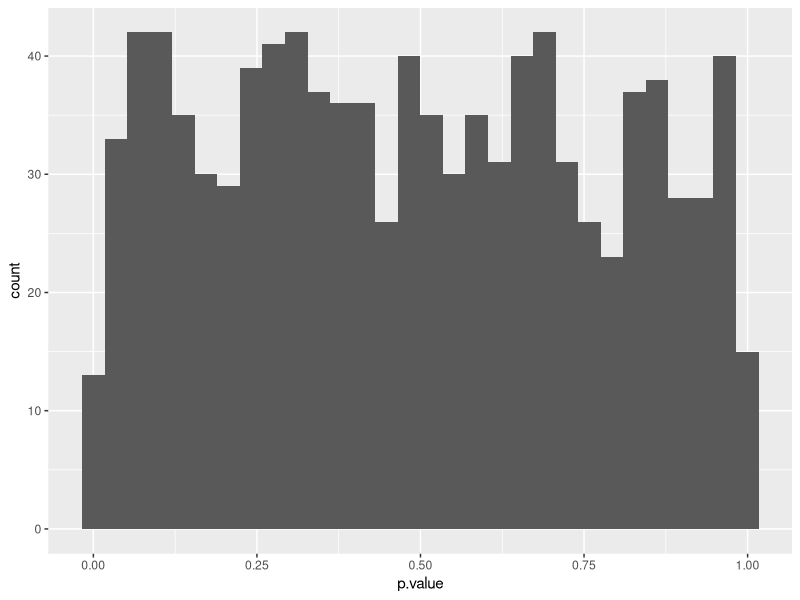
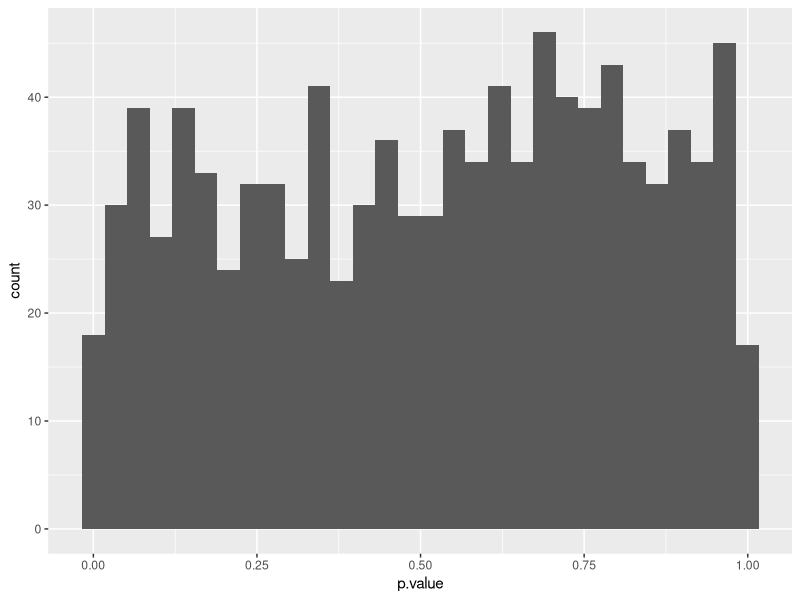
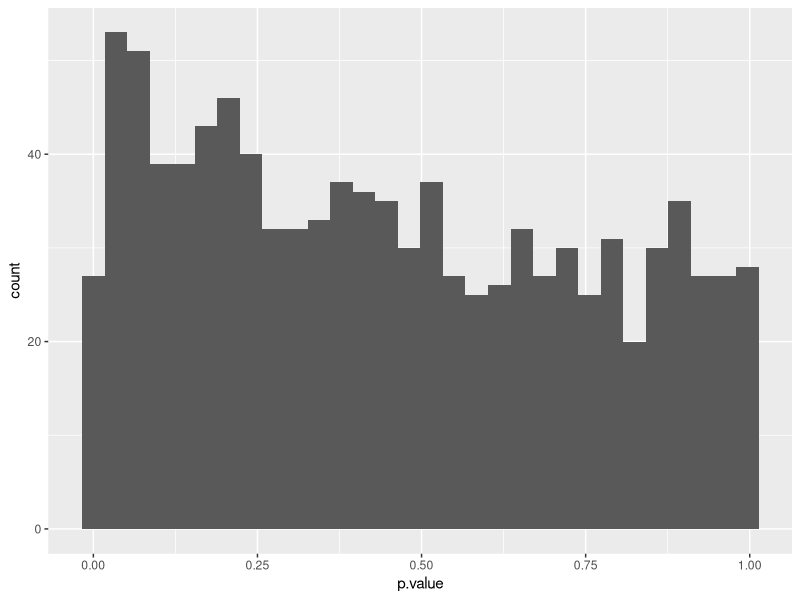
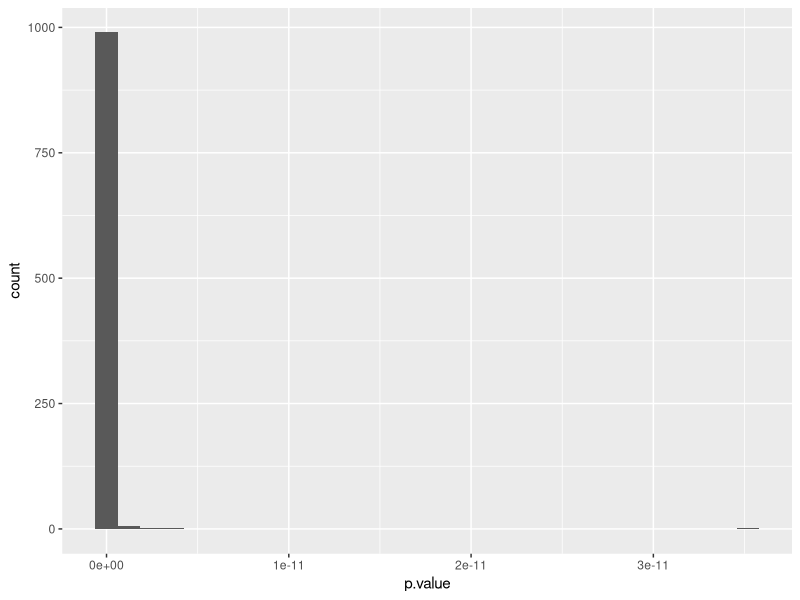

Generate these figures, in order, with R:
####Distribution of p-values####

#Random data can help explore the properties of the methods we use. In this practical we use 
#independent values from a normal distribution as the response (y). All the assumptions 
#of the linear model are met. In subsequent practicals we will test what happens 
#when these assumptions are violated.

#In this practical you will meet some new R syntax and functions, 
#specifically the pipe %>% and functions from the purrr package (in tidyverse).

#Generate the explanatory variable (x) as a sequence of values between 1 to 20, 
#and some corresponding response variable (y) from a normal distribution 
#with mean = 0 and sd = 1(use rnorm).

#Fit an ordinary least squares model between x and y
#Use anova and summary to find the effect size and the p-value.
#Now use glance and tidy from the package broom

library("tidyverse", quietly = TRUE)
library("broom")

set.seed(42)
x <- 1:20 #random nr. between 1 and 20 
y <- rnorm(20) 

mod <- lm(y ~ x)

#anova
anova(mod)

#summary
summary(mod)

#with broom: reformatting the data into a tibble 
glance(mod)
tidy(mod)


####Lots of random data####
#We want to repeat this many times to find the distribution of the p-value under 
#the null hypothesis. Use rerun from the package purrr to generate random data-sets, 
#and then pipe the data to use map to fit a model to each data-set followed by 
#map with glance

#Find the p-value of many (1000) models with random data with n = 20 
#and plot them with ggplot

rerun(.n = 1000, tibble(x = 1:20, y = rnorm(20))) %>% 
  map(~ lm(y ~ x, data = .)) %>% 
  map_df(glance) %>% 
  ggplot(aes(x = p.value)) + geom_histogram()

#not really much effect of the predictor on the response 


####How does the effect size varies with the p-value?####

#effect size: how much x is affecting y; with increasing effect you get more power 
#power: number of times you reject the null hypothesis 

#Extend the above analysis to find the distribution of p-values when there is 
#a relationship between x and y. Use rnorm(20, x * effect) where  effect is 
#the effect of x on y. Use different values of effect and plot the distribution of p-values.

rerun(.n = 1000, tibble(x = 1:20, y = rnorm(20, x * 0.0001))) %>% 
  map(~ lm(y ~ x, data = .)) %>% 
  map_df(glance) %>% 
  ggplot(aes(x = p.value)) + geom_histogram()

#predictor has a very low effect on the response (0.0001): p-values quite linear,
#less likely that there is a relationship between x and y 


####Different sample size####

#See the effect of different sample sizes on the effect sizes and p-value distributions

set.seed(42)
x <- 1:5 #random nr. between 1 and 5
y <- rnorm(5) 

mod <- lm(y ~ x)

#anova
anova(mod)

#summary
summary(mod)

#with broom: reformatting the data into a tibble 
glance(mod)
tidy(mod)

#small sample size 

rerun(.n = 1000, tibble(x = 1:5, y = rnorm(5, x * 0.2))) %>% 
  map(~ lm(y ~ x, data = .)) %>% 
  map_df(glance) %>% 
  ggplot(aes(x = p.value)) + geom_histogram()

#even with a high effect size, the p-value distribution remains linear due to small sample size
#even if there is an effect, it could still be random 

#large sample size
set.seed(42)
x <- 1:40 #random nr. between 1 and 40 
y <- rnorm(40) 

mod <- lm(y ~ x)

#anova
anova(mod)

#summary
summary(mod)

#with broom: reformatting the data into a tibble 
glance(mod)
tidy(mod)


rerun(.n = 1000, tibble(x = 1:40, y = rnorm(40, x * 0.2))) %>% 
  map(~ lm(y ~ x, data = .)) %>% 
  map_df(glance) %>% 
  ggplot(aes(x = p.value)) + geom_histogram()

#the larger the sample size, the more certain it is that there is an effect (is there is an effect at all)

